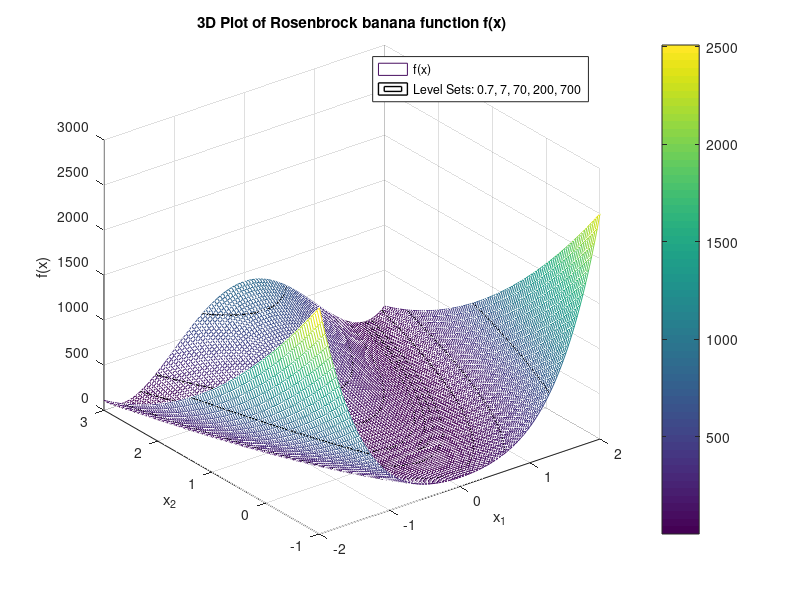
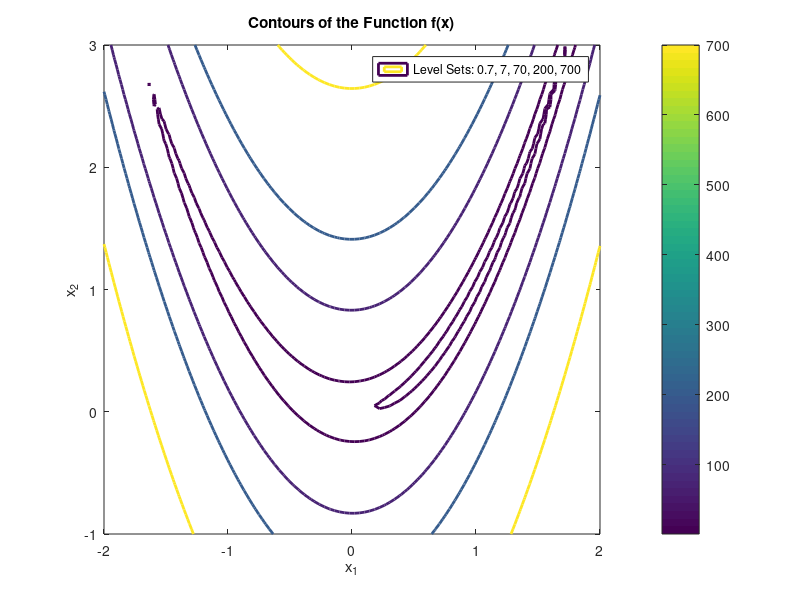

Write MATLAB code to recreate these figures, in order.
% % Define the function f(x)
f = @(x1, x2) 100*(x2 - x1.^2).^2 + (1 - x1).^2;

% Define the range for x1 and x2 & create meshgrid
x1_range = linspace(-2, 2, 100);
x2_range = linspace(-1, 3, 100);
[x1, x2] = meshgrid(x1_range, x2_range);

% Define Z as function of f each combination of x1 and x2
z = f(x1, x2);

% Plot the 3D surface
figure;
mesh(x1, x2, z);
xlabel('x_1');
ylabel('x_2');
zlabel('f(x)');
title('3D Plot of Rosenbrock banana function f(x)');

% Add levels 
hold on;
contour3(x1, x2, z, [0.7, 7, 70, 200, 700], 'k', 'LineWidth', 1);
hold off;
legend('f(x)', 'Level Sets: 0.7, 7, 70, 200, 700', 'Location', 'NorthEast');
colorbar


% Define the range for x1 and x2
x1_range = linspace(-2, 2, 100);
x2_range = linspace(-1, 3, 100);
%  Define Z as function of f each combination of x1 and x2
z = f(x1, x2);

% Generate contours with levels
figure;
contour(x1, x2, z, [0.7, 7, 70, 200, 700], 'LineWidth', 2);
xlabel('x_1');
ylabel('x_2');
title('Contours of the Function f(x)');
legend('Level Sets: 0.7, 7, 70, 200, 700', 'Location', 'NorthEast');
colorbar